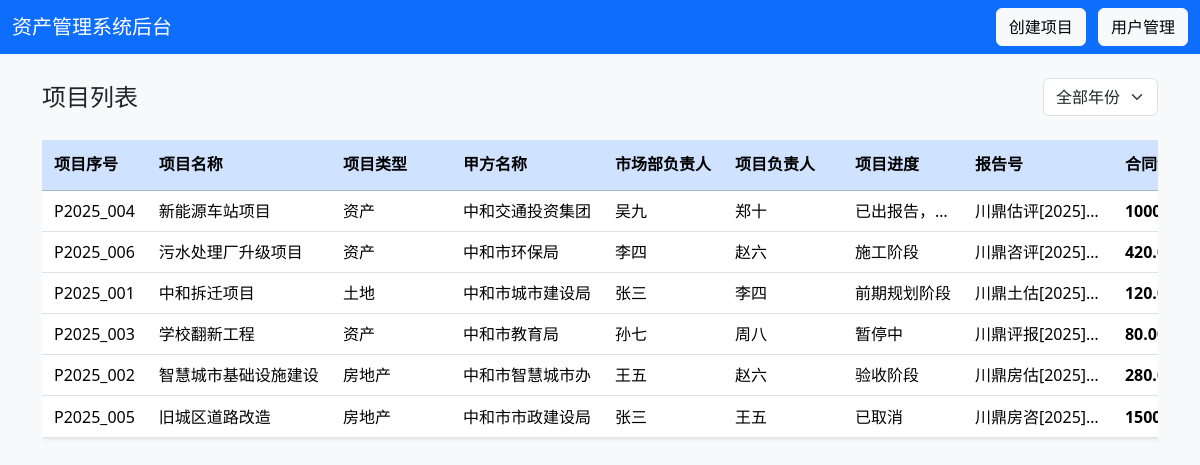
Page /admin (signed in) on the earlier database version.
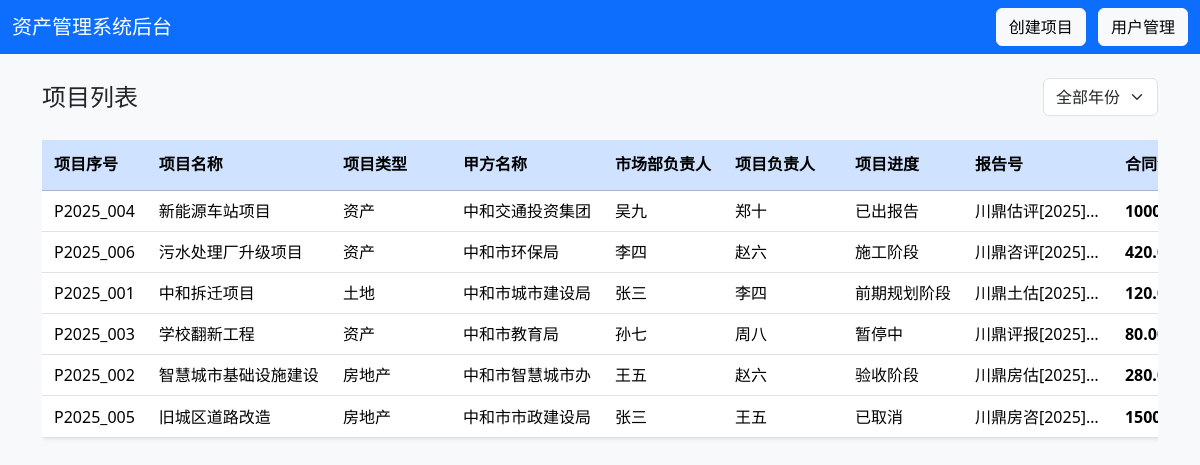
Same page on the later database version.
### tables this page shows
CREATE TABLE projects (
        id INTEGER PRIMARY KEY AUTOINCREMENT,
        project_no TEXT,                 -- ① 项目序号
        name TEXT,                       -- ② 项目名称
        project_type TEXT,               -- ③ 项目类型
        client_name TEXT,                -- ④ 甲方名称
        market_leader TEXT,              -- ⑤ 市场部负责人
        project_leader TEXT,             -- ⑥ 项目负责人
        progress TEXT,                   -- ⑦ 项目进度
        report_numbers TEXT,             -- ⑧ 报告号（多个以逗号分隔）
        amount REAL,                     -- ⑨ 合同金额
        is_paid TEXT,                    -- ⑩ 是否收费（是/否）
        creator TEXT,                    -- ⑪ 项目创建人
        start_date TEXT,                 -- ⑫ 开始日期
        end_date TEXT,                   -- ⑬ 结束日期
        status TEXT,                     -- ⑭ 状态
        contract_file TEXT,
        create_date TEXT
    );

### main.py (the view)
@app.get("/admin", response_class=HTMLResponse)
async def admin(
    request: Request,
    user: dict = Depends(login_required),
    db: sqlite3.Connection = Depends(get_db)
):
    c = db.cursor()
    c.execute("SELECT * FROM projects ORDER BY start_date DESC")
    projects = c.fetchall()
    projects_list = []
    years = set()
    for p in projects:
        project_dict = {
            "id": p["id"],
            "project_no": p["project_no"],
            "name": p["name"],
            "project_type": p["project_type"],
            "client_name": p["client_name"],
            "market_leader": p["market_leader"],
            "project_leader": p["project_leader"],
            "progress": p["progress"],
            "report_numbers": p["report_numbers"],
            "amount": p["amount"],
            "is_paid": p["is_paid"],
            "creator": p["creator"],
            "start_date": p["start_date"],
            "end_date": p["end_date"],
            "status": p["status"],
            "create_Date": p["create_date"]
        }
        projects_list.append(project_dict)
        if p["start_date"]:
            years.add(int(p["start_date"][:4]))
    years_sorted = sorted(years, reverse=True)
    return templates.TemplateResponse("admin.html", {
        "request": request,
        "projects": projects_list,
        "years": years_sorted,
        "user": user
    })

### templates/admin.html (shortened to what this page needs)
<!DOCTYPE html>
<html lang="zh">
<head>
  <link href="https://cdn.jsdelivr.net/npm/bootstrap@5.3.2/dist/css/bootstrap.min.css" rel="stylesheet">
</head>
<body class="bg-light">
  <nav class="navbar navbar-dark bg-primary">
    <div class="container-fluid">
      <span class="navbar-brand mb-0 h1">资产管理系统后台</span>
      <div>
        <a href="/create_project" class="btn btn-light me-2">创建项目</a>
        <a href="/user_manager" class="btn btn-light">用户管理</a>
      </div>
    </div>
  </nav>
  <div class="container mt-4">
    <div class="d-flex justify-content-between align-items-center mb-4">
      <h4 class="mb-0">项目列表</h4>
      {% if years %}
      <div class="year-filter-container">
        <select id="yearFilter" class="form-select">
          <option value="">全部年份</option>
        </select>
      </div>
      {% endif %}
    </div>
    {% if projects %}
    <div class="table-container">
      <table class="table table-hover bg-white rounded shadow-sm">
        <thead class="table-primary">
          <tr>
            <th>项目序号</th>
            <th>项目名称</th>
            <th>项目类型</th>
            <th>甲方名称</th>
            <th>市场部负责人</th>
            <th>项目负责人</th>
            <th>项目进度</th>
            <th>报告号</th>
            <th>合同金额</th>
          </tr>
        </thead>
        <tbody id="projectsTableBody">
          {% for p in projects %}
          <tr data-status="{{ p.status }}" onclick="window.location.href='/project/{{ p.id }}'">
            <td>{{ p.project_no }}</td>
            <td>{{ p.name }}</td>
            <td>{{ p.project_type }}</td>
            <td>{{ p.client_name }}</td>
            <td>{{ p.market_leader }}</td>
            <td>{{ p.project_leader }}</td>
            <td>{{ p.progress }}</td>
            <td>{{ p.report_numbers }}</td>
            <td class="amount-cell">
              {% if p.amount %}
                {% set amount = p.amount %}
                {% if amount >= 10000 %}
                  {{ "%.2f"|format(amount / 10000) }}万
                {% else %}
                  {{ "%.0f"|format(amount) }}元
                {% endif %}
              {% else %}
                0元
              {% endif %}
            </td>
          </tr>
          {% endfor %}
        </tbody>
      </table>
    </div>
    {% else %}
    <div class="alert alert-info text-center">
      <h5>暂无项目</h5>
      <p class="mb-0">当前系统中还没有任何项目。<a href="/create_project" class="alert-link">点击这里创建第一个项目</a>。</p>
    </div>
    {% endif %}
  </div>
</body>
</html>

Differences in the rows shown:
changed projects "新能源车站项目": progress "已出报告，…" → "已出报告"
